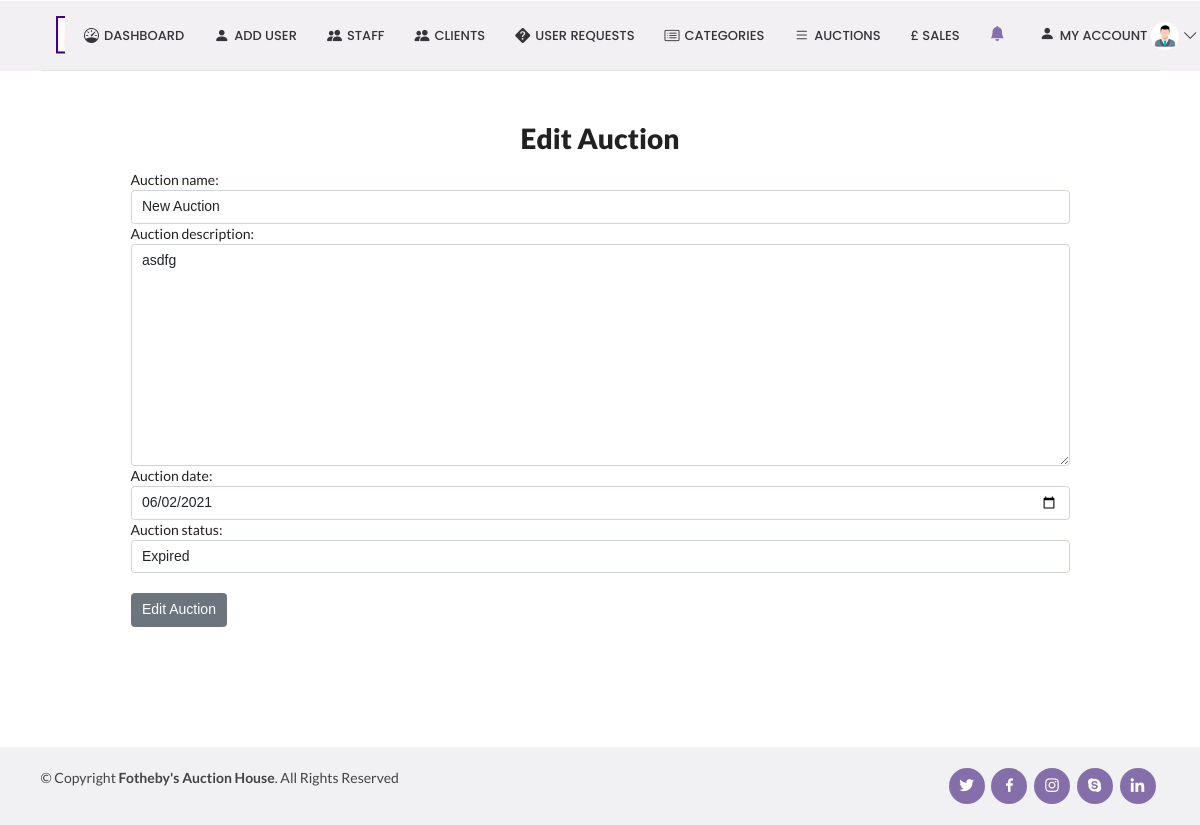
/editAuction/1, run on the app's committed database.
### auction_app/models.py (models this page shows, shortened)
class Auction(models.Model):
    auction_id = models.AutoField(primary_key=True, unique=True)
    auction_name = models.CharField(max_length=255, )
    auction_description = models.TextField()
    auction_date = models.DateField(auto_now_add=False, auto_now=False, blank=True, validators=[no_past])
    auction_status = models.CharField(max_length=255,default='Pending')

### auction_app/views.py (the view, shortened to what this page needs)
# urls.py: path('editAuction/<auction_id>', views.editAuction, name='editAuction'),
def editAuction(request,auction_id):
    auction_info = Auction.objects.all().filter(auction_id=auction_id).first()
    form = AuctionFormStatus(instance=auction_info)
    return render(request, 'editAuction.html', {'form': form})

### auction_app/forms.py
class AuctionFormStatus(forms.ModelForm):
    class Meta():
        model = Auction
        CHOICES = (('Pending', 'Pending'),('Advanced Bidding', 'Advanced Bidding'), ('Live', 'Live'), ('Expired', 'Expired'))
        fields=('auction_name','auction_description','auction_date','auction_status')
        widgets = {
            'auction_name':forms.TextInput(attrs={'class': 'form-control','name':'auction_name'}),
            'auction_description':forms.Textarea(attrs={'class': 'form-control'}),
            'auction_date':forms.DateInput(attrs={'type': 'date', 'class': 'form-control', 'id': 'datepicker1'}),
            'auction_status': forms.Select(choices=CHOICES,attrs={'class': 'form-control'}),
        }

### templates/editAuction.html (shortened to what this page needs)
<!DOCTYPE html>
{% extends "adminDashboard.html"%}
{% load static %}
{% block body_block %}
    <section id="about" class="about bg-white" style="margin-left:10vw; width:80vw;">
      <div class="container">
          <h1><center><strong>Edit Auction</strong></center></h1>
        <form method="POST">
          {{form.as_table}}
          <br>
          <input type="submit" value="Edit Auction" class="btn btn-secondary">
        </form>
      </div>
    </section>
{% endblock %}

### static/css/style.css (style rules this page uses)
body { font-family: "Open Sans", sans-serif; color: #444444; }
h1, h2, h3, h4, h5, h6 { font-family: "Raleway", sans-serif; }
section { padding: 60px 0; overflow: hidden; }

### data on the page
Auction: auction_name "New Auction", auction_description "asdfg", auction_date "06/02/2021", auction_status "Expired"
